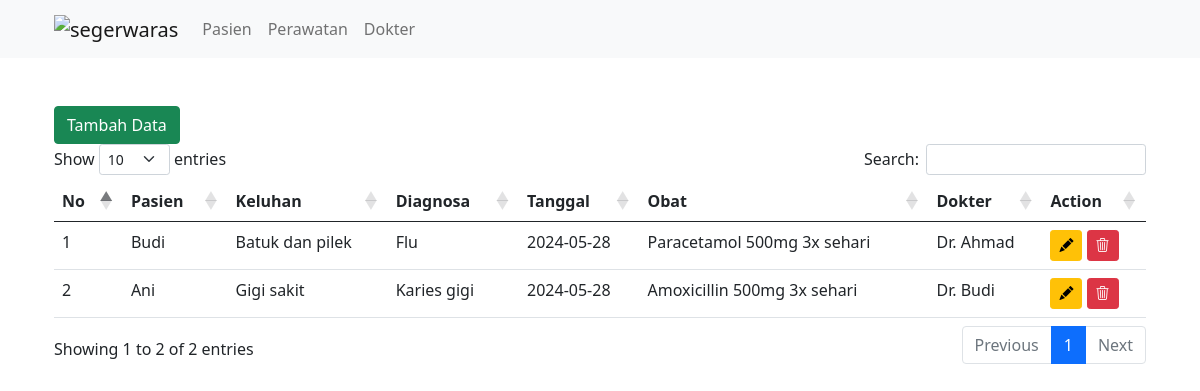
/perawatan.php, run on the app's committed database.
### tables this page shows
CREATE TABLE `Pasien` (
  `pasien_id` int(11) NOT NULL,
  `nama_pasien` varchar(255) NOT NULL,
  `alamat` text NOT NULL,
  `telepon` varchar(15) NOT NULL,
  `tanggal_perawatan` date NOT NULL,
  `keluhan` text NOT NULL,
  `diagnosa` text NOT NULL,
  `tindakan` text DEFAULT NULL,
  `obat` text DEFAULT NULL,
  `dokter_id` int(11) NOT NULL
);

CREATE TABLE `Dokter` (
  `dokter_id` int(11) NOT NULL,
  `nama_dokter` varchar(255) NOT NULL,
  `spesialisasi` varchar(255) NOT NULL
);

### perawatan.php (called while the page is built)
<?php include ('./components/layouts.php'); ?>

### config/db.php (called while the page is built, shortened)
<?php
class database
{
    private $conn;
    function __construct()
    {
        $this->conn = new mysqli("localhost", "root", "", "db_klinik");
    }
    function getAllPerawatan()
    {
        $data = $this->conn->query("
           SELECT
            p.nama_pasien,
            p.keluhan,
            p.diagnosa,
            p.tanggal_perawatan,
            p.obat,
            d.nama_dokter,
            d.spesialisasi
            FROM
            Pasien p
            JOIN
            Dokter d ON p.dokter_id = d.dokter_id;
            ");
        $hasil = array();
        while ($d = $data->fetch_assoc()) {
            $hasil[] = $d;
        }
        return $hasil;
    }
}
?>

### components/section1.php (the view)
<table id="tabel" class="table table-hover" style="width:100%">
        <thead>
            <tr>
                <th>No</th>
                <th>Pasien</th>
                <th>Keluhan</th>
                <th>Diagnosa</th>
                <th>Tanggal</th>
                <th>Obat</th>
                <th>Dokter</th>
                <th>Action</th>
            </tr>
        </thead>
        <tbody>
            <?php
                include ('./config/db.php');
                $db = new database();
                $no = 1;
                foreach($db->getAllPerawatan() as $a){
            ?>
            <tr>
                <td><?= $no++ ?></td>
                <td><?= $a['nama_pasien']; ?></td>
                <td><?= $a['keluhan']; ?></td>
                <td><?= $a['diagnosa']; ?></td>
                <td><?= $a['tanggal_perawatan']; ?></td>
                <td><?= $a['obat']; ?></td>
                <td><?= $a['nama_dokter']; ?></td>
                <td>
                    <button type="button" class="btn btn-warning btn-sm"><i class="bi bi-pencil-fill"></i></button>
                    <button type="button" class="btn btn-danger btn-sm"><i class="bi bi-trash3"></i></button>
                </td>
            </tr>
            <?php
                }
            ?>
        </tbody>
    </table>

### components/layouts.php (shortened to what this page needs)
<!DOCTYPE html>
<html lang="en">
<head>
    <link rel="stylesheet" href="../bootstrap/css/bootstrap.min.css">
    <link href="../bootstrap/DataTables/datatables.min.css" rel="stylesheet">
    <link href="../bootstrap/font/bootstrap-icons.min.css" rel="stylesheet">
    <link href="https://cdnjs.cloudflare.com/ajax/libs/twitter-bootstrap/5.3.0/css/bootstrap.min.css" rel="stylesheet">
    <link href="https://cdn.datatables.net/2.0.8/css/dataTables.bootstrap5.css" rel="stylesheet">
    <link href="https://cdn.jsdelivr.net/npm/bootstrap@5.1.3/dist/css/bootstrap.min.css" rel="stylesheet">
    <link href="https://cdn.datatables.net/1.11.5/css/dataTables.bootstrap5.min.css" rel="stylesheet">
</head>
<body>
    <?php
        include('header.php');
    ?>
    <div class="container" style="margin-top: 3rem;">
      <button type="button" class="btn btn-success" data-bs-toggle="modal" data-bs-target="#addPatient">Tambah Data</button>
      <?php include('section1.php'); ?>
    </div>
</body>
</html>

### components/header.php (shortened to what this page needs)
<nav class="navbar navbar-expand-lg navbar-light bg-light">
  <div class="container" >
  <a class="navbar-brand" href="#">
    <img src="/path/to/logo.png" alt="segerwaras" style="width: 30px;">
  </a>
  <div class="collapse navbar-collapse" id="navbarNav">
    <ul class="navbar-nav">
      <li class="nav-item">
        <a class="nav-link" href="#">Pasien</a>
      </li>
      <li class="nav-item">
        <a class="nav-link" href="/layouts.php">Perawatan</a>
      </li>
      <li class="nav-item">
        <a class="nav-link" href="#">Dokter</a>
      </li>
    </ul>
  </div>
</nav>

### data on the page
pasien: nama_pasien "Budi", keluhan "Batuk dan pilek", diagnosa "Flu", tanggal_perawatan "2024-05-28", obat "Paracetamol 500mg 3x sehari", dokter.nama_dokter "Dr. Ahmad"
pasien: nama_pasien "Ani", keluhan "Gigi sakit", diagnosa "Karies gigi", tanggal_perawatan "2024-05-28", obat "Amoxicillin 500mg 3x sehari", dokter.nama_dokter "Dr. Budi"
